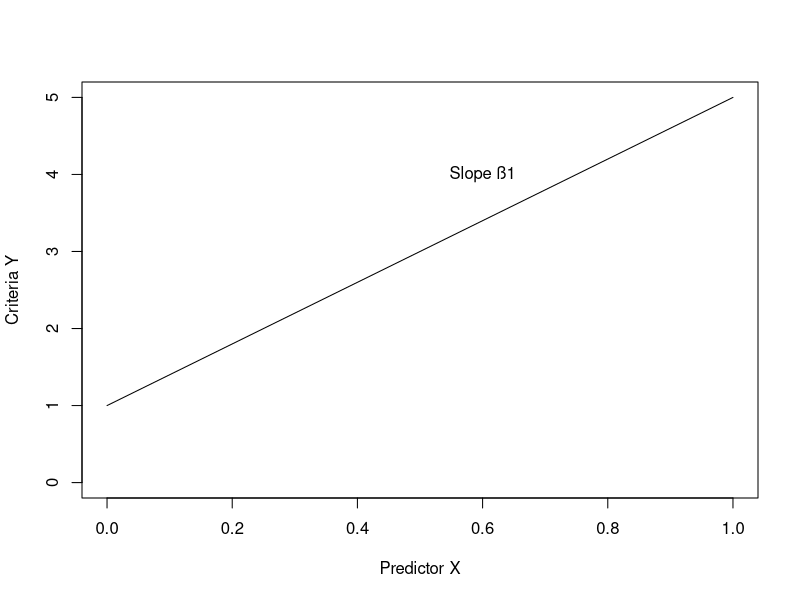
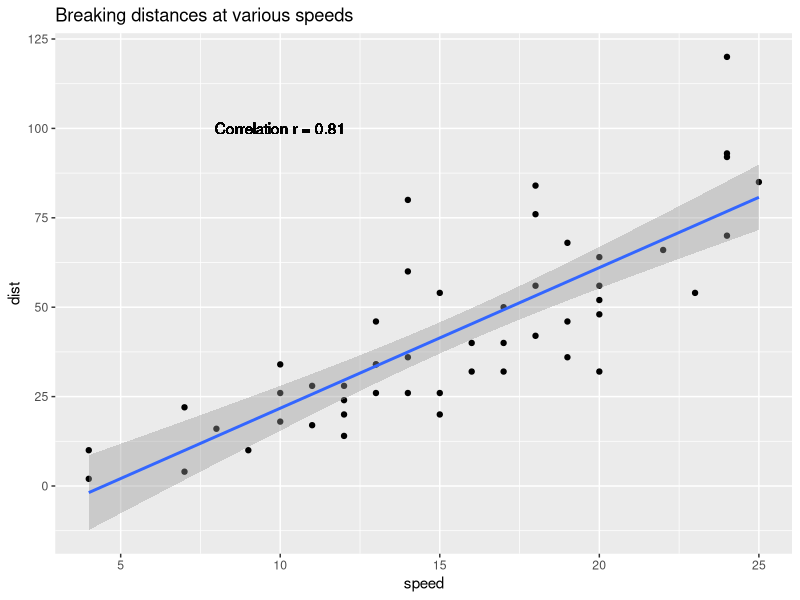
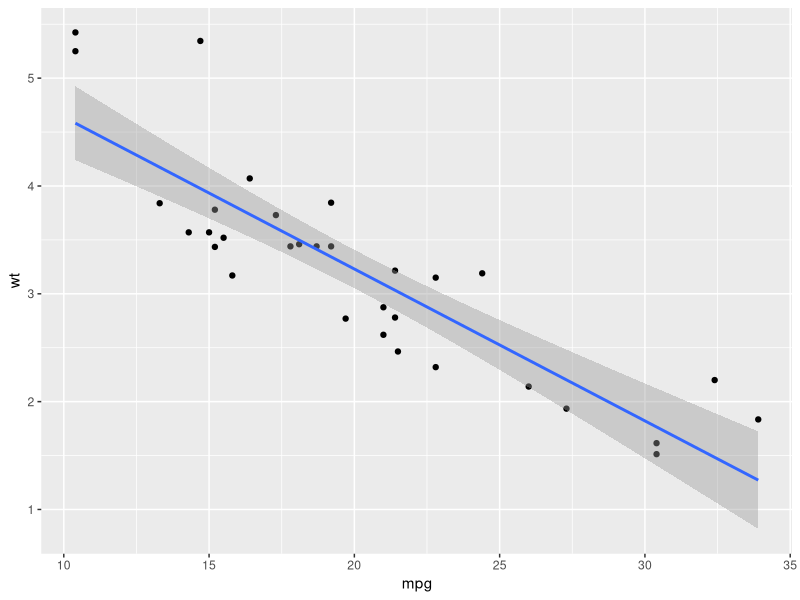
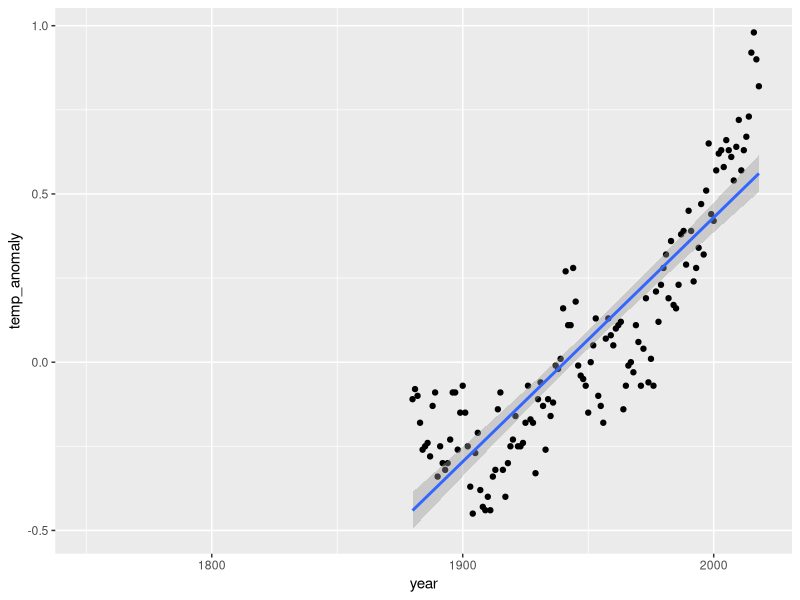

These charts were generated, in order, by the following R code:
## ---- chunk 1
library(knitr)
library(tidyverse)
opts_chunk$set(echo = TRUE, warning = FALSE, message = FALSE, comment = "")
## ---- chunk 2
plot(c(0,1), c(1,5), type = "l", xlab = "Predictor X", ylab = "Criteria Y", ylim = c(0,5))
text(x = 0.6, y = 4, "Slope ß1")

## ---- chunk 3
ggplot(cars, aes(x = speed, y = dist)) +
  geom_point() +
  geom_smooth(method = "lm") +
  ggtitle("Breaking distances at various speeds") + 
  geom_text(x = 10, y = 100, label = paste0("Correlation r = ", round(cor(cars$speed, cars$dist), 2)))
## ---- chunk 4
fit <- lm(dist ~ speed, data = cars)
fit
## ---- chunk 5
summary(fit)
## ---- chunk 6
cor(mtcars$mpg, mtcars$wt)
fit <- lm(mpg ~ wt, data = mtcars)
summary(fit)
## ---- chunk 7
ggplot(mtcars, aes(x = mpg, y = wt)) + 
  geom_point() + 
  geom_smooth(method = "lm")
## ---- chunk 8
library(dslabs)
fit <- lm(temp_anomaly ~ year, 
          data = temp_carbon)
summary(fit)
## ---- chunk 9
ggplot(temp_carbon, aes(x = year, 
                        y = temp_anomaly)) + 
  geom_point() + 
  geom_smooth(method = "lm")
## ---- chunk 10
fit <- lm(mpg ~ wt + cyl + wt:cyl, data = mtcars)
summary(fit)
## ---- chunk 11
library(dslabs)
fit <- lm(infant_mortality ~ year + fertility + fertility:year, data = gapminder)
summary(fit)
## ---- chunk 12
dat <- gapminder
dat$year <- scale(dat$year, scale = FALSE)
dat$fertility <- scale(dat$fertility, scale = FALSE)
fit <- lm(infant_mortality ~ year + fertility + fertility:year, data = dat)
summary(fit)
## ---- chunk 13
mtcars$wt_centered <- scale(mtcars$wt, scale = FALSE)
mtcars$am_factor <- factor(mtcars$am, labels = c("Automatic", "Manual"))
fit <- lm(mpg ~ wt_centered + am_factor + wt_centered:am_factor, data = mtcars)
summary(fit)
## ---- chunk 14
heights$sex <- factor(heights$sex)
fit <- lm(height ~ sex, data = heights)
summary(fit)
## ---- chunk 15
fit <- lm(mpg ~ am_factor, data = mtcars)
coefficients(fit)
## ---- chunk 16
contrasts(mtcars$am_factor) <- contr.helmert(2)
fit <- lm(mpg ~ am_factor, data = mtcars)
coefficients(fit)
## ---- chunk 17
mtcars$am_factor <- factor(mtcars$am, labels = c("Automatic", "Manual"))
contrasts(mtcars$am_factor) <- contr.helmert(2)
fit1 <- lm(mpg ~ wt + am_factor + wt:am_factor, data = mtcars)
summary(fit1)
contrasts(mtcars$am_factor) <- contr.treatment(2)
fit2 <- lm(mpg ~ wt + am_factor + wt:am_factor, data = mtcars)
summary(fit2)
